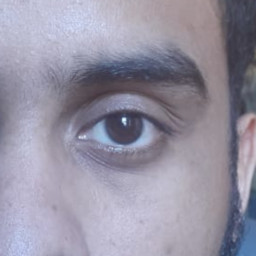
#> input picture olho.jpeg, 256 x 256 px
$ python entropia_desvio_padrao.py
#> lines starting #> are read from the running program, lines starting #| are printed output that depends on the picture
import matplotlib.pyplot as plt
import numpy as np
from skimage.io import imread
from skimage import data
from skimage.util import img_as_ubyte
from skimage.filters.rank import entropy
from skimage.morphology import disk
from skimage.color import rgb2hsv, rgb2gray, rgb2yuv

import json

img_name = 'olho.jpeg'
olho = imread(img_name)
#> olho is the input picture: shape (256, 256, 3); mean R, G, B 149.8, 146.4, 163
# plt.figure(num=None, figsize=(8, 6), dpi=80)
# plt.imshow(shawls)

shawl_gray = rgb2gray(img_as_ubyte(imread(img_name)))
#> shawl_gray: shape (256, 256) float64; min 0.208, max 0.967, mean 0.582
# [26 lines of commented-out code are left out]


def apply_threshold(image, threshold=None):
    image_gray = rgb2gray(image)
    entropy_image = entropy(image_gray, disk(4))
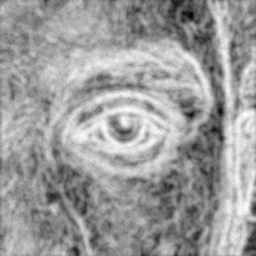
#> entropy_image: shape (256, 256) float64; min 0.938, max 5.45, mean 3.7; drawn with min black and max white
    scaled_entropy = entropy_image / entropy_image.max()
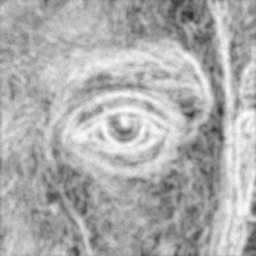
#> scaled_entropy: shape (256, 256) float64; min 0.172, max 1, mean 0.68
    return scaled_entropy > threshold if threshold else scaled_entropy


def build_mask_from_threshold_std(input_image, threshold):

    # input_image_th = apply_threshold(input_image, threshold)
#> called with threshold = 9
    size = len(input_image)
#> size = 256
    curr_filter_size = len(input_image)/2
#> curr_filter_size = 128

    quadrants_to_be_analysed = [((0, 0), input_image)]

    mask = {}

    def divide_quad_in_four(origin, quad):
        # The origin will always be the bottom left corner of the segment
        coordX, coordY = origin
        quad = np.array(quad)
        size = len(quad)
        half = int(size/2)
        # print(f'Starting at {origin}, with size {size}, was divided in 4 quads with size {half}')
        btm_left = quad[:, :half][:half]
        top_left = quad[:, :half][half:]
        top_right = quad[:, half:][half:]
        btm_right = quad[:, half:][:half]
        # print(btm_left.shape, top_left.shape, top_right.shape, btm_right.shape)
        # print((coordX, coordY), (coordX, coordY + half), (coordX + half, coordY + half), (coordX + half, coordY))
        subquads = [
            ((coordX, coordY), btm_left),
            ((coordX, coordY + half), top_left),
            ((coordX + half, coordY + half), top_right),
            ((coordX + half, coordY), btm_right)
        ]
        return subquads

    try:

        while curr_filter_size > 1:
            # print('=============')
            # print('Current filter size:', curr_filter_size)

            sub_quads = []
            # For each quad to be analyzed, divide it into 4 quadrants
            for coords, quad in quadrants_to_be_analysed:
                sub_quads += divide_quad_in_four(coords, quad)

            quadrants_to_be_analysed = []
            # break
            # print(sub_quads)
            for origin, quad in sub_quads:
                should_divide = np.std(quad) > threshold and curr_filter_size > 2
                # print(np.std(quad), should_divide)
                if should_divide:
                    # print(f'Dividing at {origin}, with size {curr_filter_size}, into 4 quads.')
                    # print('D: ', origin, curr_filter_size)
                    # print(new_quads)
                    quadrants_to_be_analysed.append((origin, quad))
                    # print(quadrants_to_be_analysed)
                else:
                    originX, originY = origin
                    # print(f'Save mask in {origin} with size {int(curr_filter_size)}' )
                    mask[f'{originX}:{originY}'] = int(curr_filter_size)
            curr_filter_size /= 2
#> this loop made 7 passes
#> curr_filter_size on passes 1 to 4: 64, 32, 16, 8
#> pass 1, in divide_quad_in_four, `btm_left = quad[:, :half][:half]`:
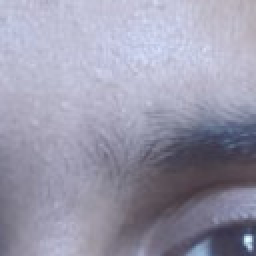
#> btm_left: shape (128, 128, 3) (shown 2 times larger); mean R, G, B 154.1, 152.8, 171.7
#> pass 1, in divide_quad_in_four, `top_left = quad[:, :half][half:]`:
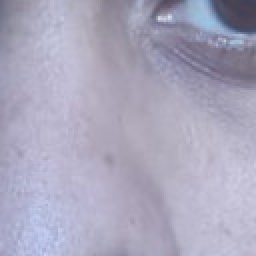
#> top_left: shape (128, 128, 3) (shown 2 times larger); mean R, G, B 170.5, 167.5, 189
#> pass 1, in divide_quad_in_four, `top_right = quad[:, half:][half:]`:
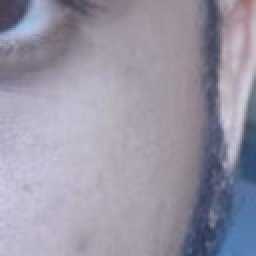
#> top_right: shape (128, 128, 3) (shown 2 times larger); mean R, G, B 153.2, 149.9, 165.6
#> pass 1, in divide_quad_in_four, `btm_right = quad[:, half:][:half]`:
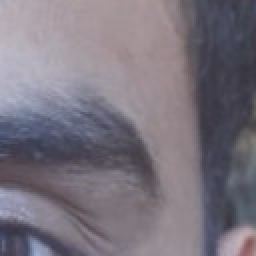
#> btm_right: shape (128, 128, 3) (shown 2 times larger); mean R, G, B 121.6, 115.3, 125.8
            # print('\n')

    except Exception as e:
        print(e)
        pass

    return mask


threshold = 9
image_entropy = apply_threshold(olho)
# [11 lines of commented-out code are left out]
mask = build_mask_from_threshold_std(olho, threshold)
# mask = build_mask_from_threshold(image_entropy_above_threshold)

# print(mask)

file_name = 'entropy_std'
with open(f'masks/{file_name}_mask.json', 'w') as f:
    json.dump(mask, f)

plt.imsave(f'masks/{file_name}_image.jpg', image_entropy)
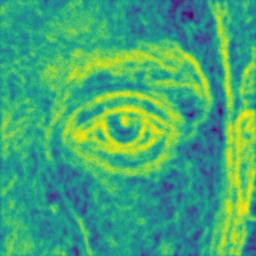
#> saved as entropy_std_image.jpg: shape (256, 256, 3); mean R, G, B 64.8, 168.2, 117.2
# plt.imsave(f'masks/entropy/{file_name}_{threshold}_th_image.jpg', image_entropy_above_threshold)

# plt.show()

$ run again, with op.jpeg copied over olho.jpeg
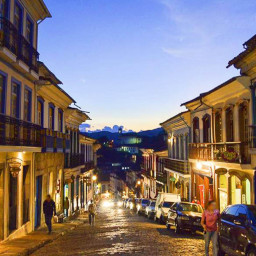
#> input picture op.jpeg, 256 x 256 px
#> olho is the input picture: shape (256, 256, 3); mean R, G, B 131.9, 119.5, 120.3
#> in build_mask_from_threshold_std, `size = len(input_image)`: size = 256
#> in build_mask_from_threshold_std, `curr_filter_size = len(input_image)/2`: curr_filter_size = 128
#> the loop in build_mask_from_threshold_std, `while curr_filter_size > 1: # print('=============') # print('Current ..` made 7 passes
#> curr_filter_size on passes 1 to 4: 64, 32, 16, 8
#> pass 1, in divide_quad_in_four, `btm_right = quad[:, half:][:half]`:
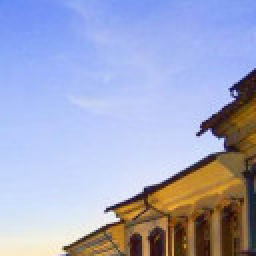
#> btm_right: shape (128, 128, 3) (shown 2 times larger); mean R, G, B 162.6, 168.3, 198.1
#> `plt.imsave(f'masks/{file_name}_image.jpg', image_entropy)`:
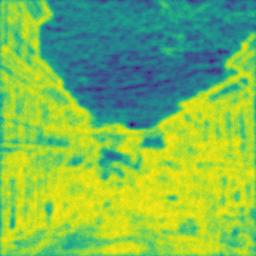
#> saved as entropy_std_image.jpg: shape (256, 256, 3); mean R, G, B 123.3, 186.9, 82.7
